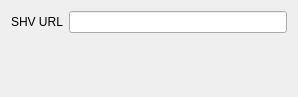
<?xml version="1.0" encoding="UTF-8"?>
<ui version="4.0">
 <class>Event::services::shvapi::ClientWidget</class>
 <widget class="QWidget" name="Event::services::shvapi::ClientWidget">
  <property name="geometry">
   <rect>
    <x>0</x>
    <y>0</y>
    <width>298</width>
    <height>97</height>
   </rect>
  </property>
  <property name="windowTitle">
   <string>SHV API service</string>
  </property>
  <layout class="QFormLayout" name="formLayout">
   <item row="0" column="0">
    <widget class="QLabel" name="label_2">
     <property name="text">
      <string>SHV URL</string>
     </property>
    </widget>
   </item>
   <item row="0" column="1">
    <widget class="QLineEdit" name="shvUrl"/>
   </item>
  </layout>
 </widget>
 <tabstops>
  <tabstop>shvUrl</tabstop>
 </tabstops>
 <resources/>
 <connections/>
</ui>
